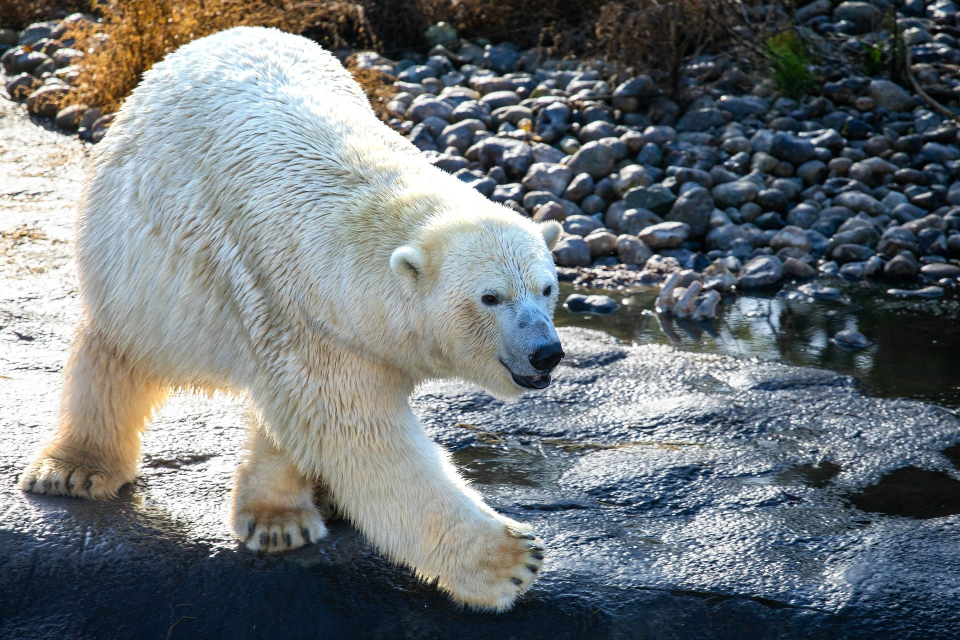
%> input picture Demo.jpg, 1920 x 1280 px (shown at 1/2 size)
$ octave Code.m   (GNU Octave 9; MATLAB toolbox functions it lacks are replaced by stand-ins)
%> lines starting %> are read from the running program, lines starting %| are printed output that depends on the picture
% Clear Workspace
close all;
clear;
clc;

% User Configurable Variables
%input_image_file = 'peppers.png';
input_image_file = 'Demo.jpg';
target_image_height = 500;

% Main Script
input_image = imread(input_image_file);
%> input_image is the input picture: size 1280x1920x3 uint8; mean R, G, B 110.6, 116.7, 119.8
clear input_image_file;

[image_height, image_width, ~] = size(input_image);
%> image_height = 1280; image_width = 1920
image_aspect_ratio = image_width / image_height;
%> image_aspect_ratio = 1.5
clear image_width image_height;

target_image_width = target_image_height * image_aspect_ratio;
%> target_image_width = 750
clear image_aspect_ratio;

scaled_image = imresize(input_image, [target_image_height target_image_width], "bicubic");
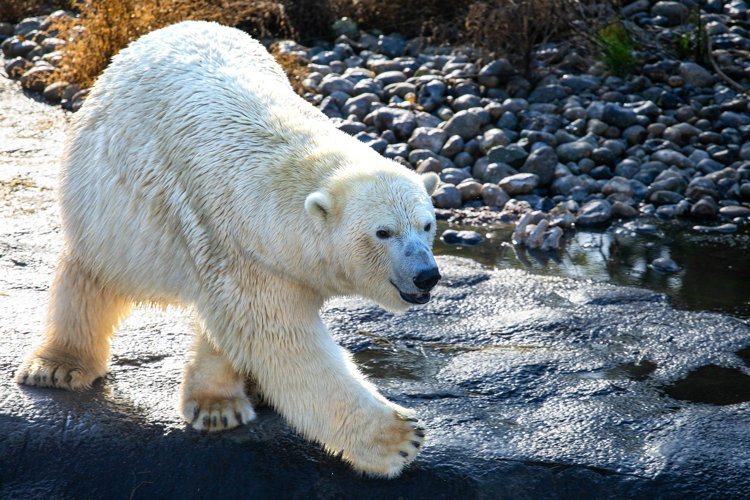
%> scaled_image: size 500x750x3 uint8; mean R, G, B 110.6, 116.7, 119.8
clear input_image target_image_height target_image_width;

image_in_lab_color_space = rgb2lab(scaled_image);
%> image_in_lab_color_space: size 500x750x3 double; mean of channels 1, 2, 3 47.1, -0.8, -2.7
clear scaled_image;

[image_height, image_width, ~] = size(image_in_lab_color_space);
%> image_height = 500; image_width = 750
image_height_middle = floor(image_height/2);
%> image_height_middle = 250
image_width_middle = floor(image_width/2);
%> image_width_middle = 375

% Unused
% top_left_x = 1:image_height_middle;
% top_left_y = 1:image_width_middle;

top_right_x = 1:image_height_middle;
%> top_right_x = 250 values from 1 to 250
top_right_y = image_width_middle:image_width;
%> top_right_y = 376 values from 375 to 750

bottom_left_x = image_height_middle:image_height;
%> bottom_left_x = 251 values from 250 to 500
bottom_left_y = 1:image_width_middle;

bottom_right_x = image_height_middle:image_height;
bottom_right_y = image_width_middle:image_width;

clear image_height image_width;
clear image_height_middle image_width_middle;

image_in_lab_color_space(top_right_x, top_right_y, 2:3) = 0;
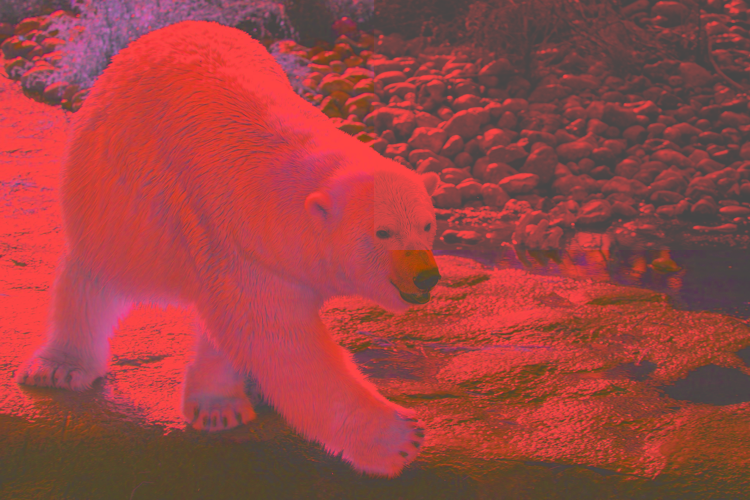
%> image_in_lab_color_space: size 500x750x3 double; mean R, G, B 47.1, -0.5, -1.2; drawn with min black and max white

image_in_lab_color_space(bottom_left_x, bottom_left_y, 1) = 50;
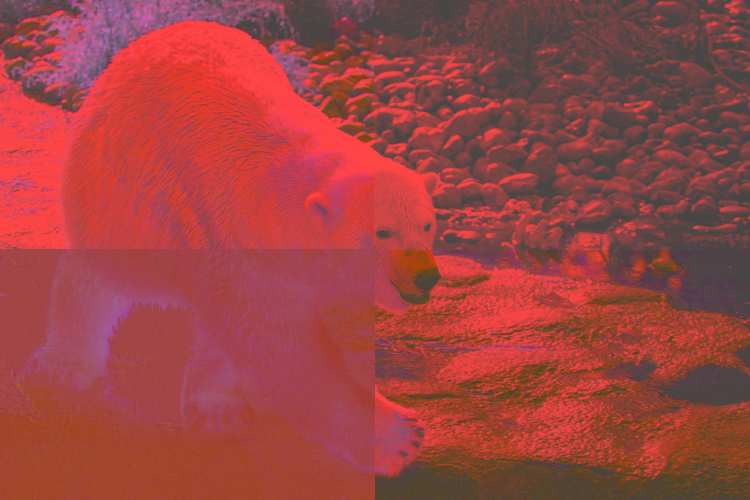
%> image_in_lab_color_space: size 500x750x3 double; mean R, G, B 47, -0.5, -1.2; drawn with min black and max white
image_in_lab_color_space(bottom_left_x, bottom_left_y, 3) = 0;
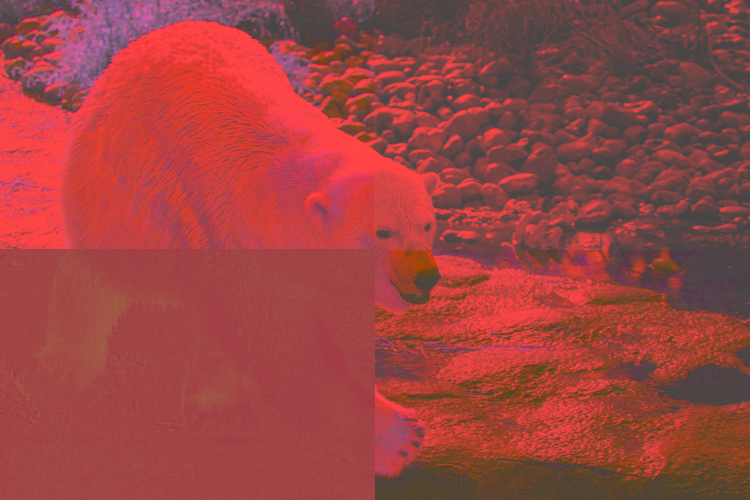
%> image_in_lab_color_space: size 500x750x3 double; mean R, G, B 47, -0.5, -1.4; drawn with min black and max white

image_in_lab_color_space(bottom_right_x, bottom_right_y, 1) = 50;
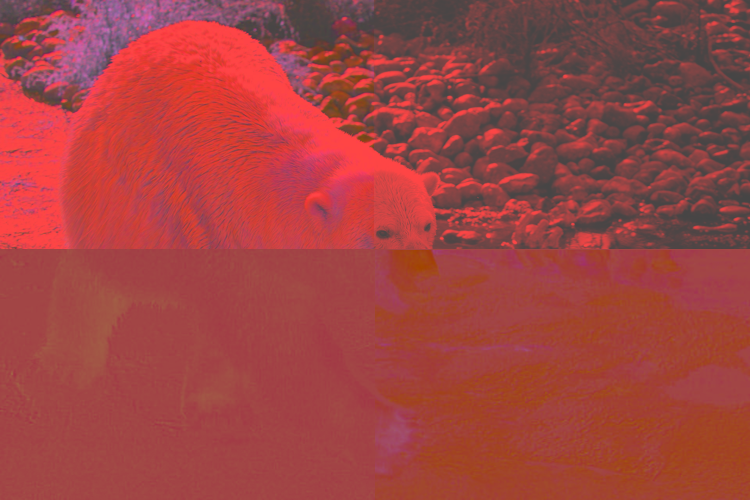
%> image_in_lab_color_space: size 500x750x3 double; mean R, G, B 48.9, -0.5, -1.4; drawn with min black and max white
image_in_lab_color_space(bottom_right_x, bottom_right_y, 2) = 0;

clear top_right_x top_right_y;
clear bottom_left_x bottom_left_y;
clear bottom_right_x bottom_right_y;

image_in_lab_color_space_as_rgb = lab2rgb(image_in_lab_color_space);
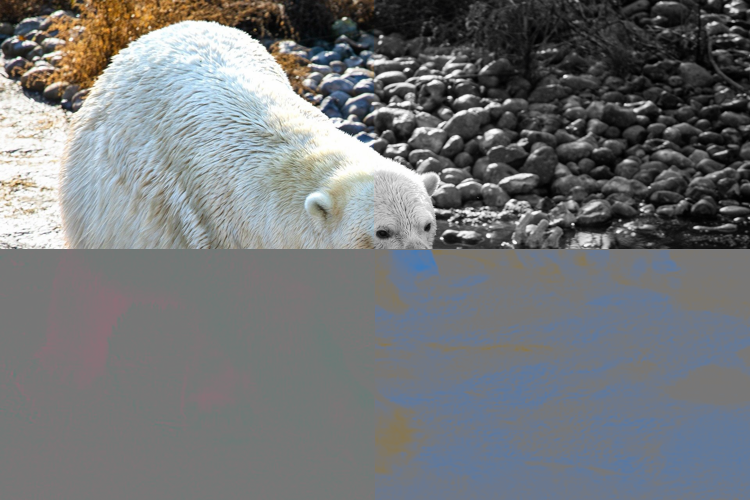
%> image_in_lab_color_space_as_rgb: size 500x750x3 double; mean R, G, B 0.455, 0.465, 0.474; drawn with min black and max white
clear image_in_lab_color_space;

figure; imshow(image_in_lab_color_space_as_rgb);
clear image_in_lab_color_space_as_rgb;

$ run again, with peppers.png saved as Demo.jpg
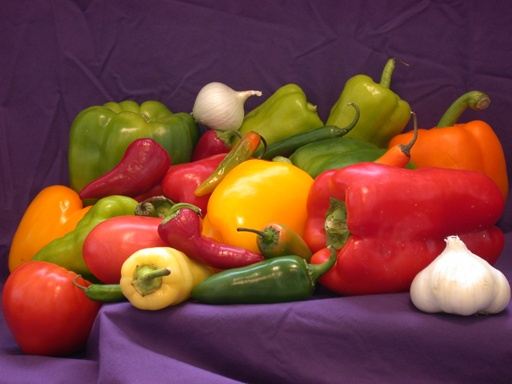
%> input picture peppers.png, 512 x 384 px
%> input_image is the input picture: size 384x512x3 uint8; mean R, G, B 120.7, 66.4, 57.7
%> `image_in_lab_color_space_as_rgb = lab2rgb(image_in_lab_color_space);`:
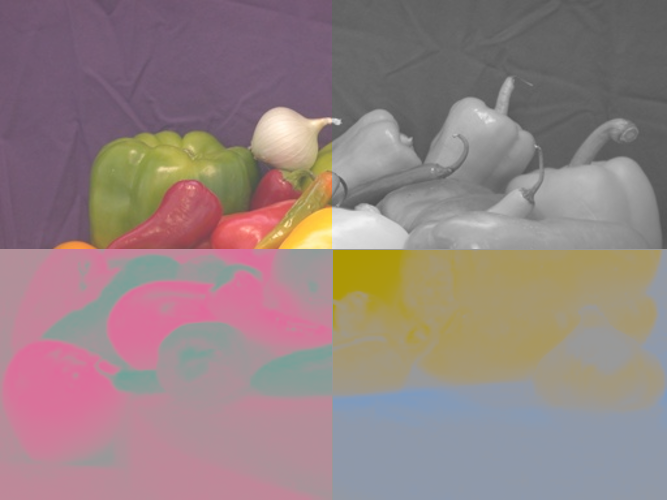
%> image_in_lab_color_space_as_rgb: size 500x667x3 double; mean R, G, B 0.45, 0.352, 0.351; drawn with min black and max white
%> `imshow(image_in_lab_color_space_as_rgb)`:
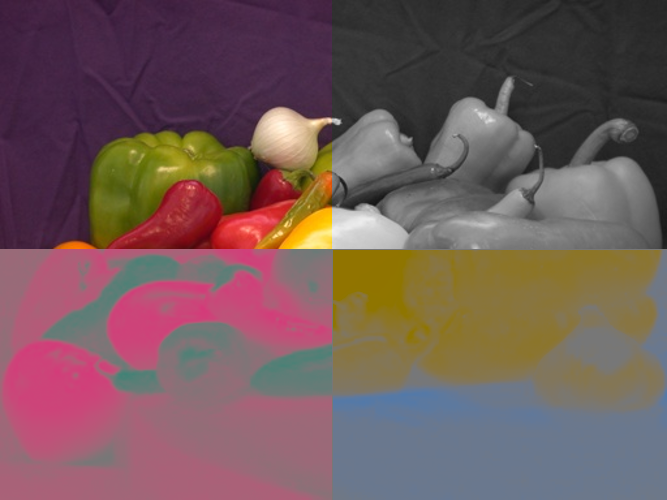
%> displayed picture: size 500x667x3, on the screen's scale of 0 to 255; mean R, G, B 114.7, 89.7, 90.1
